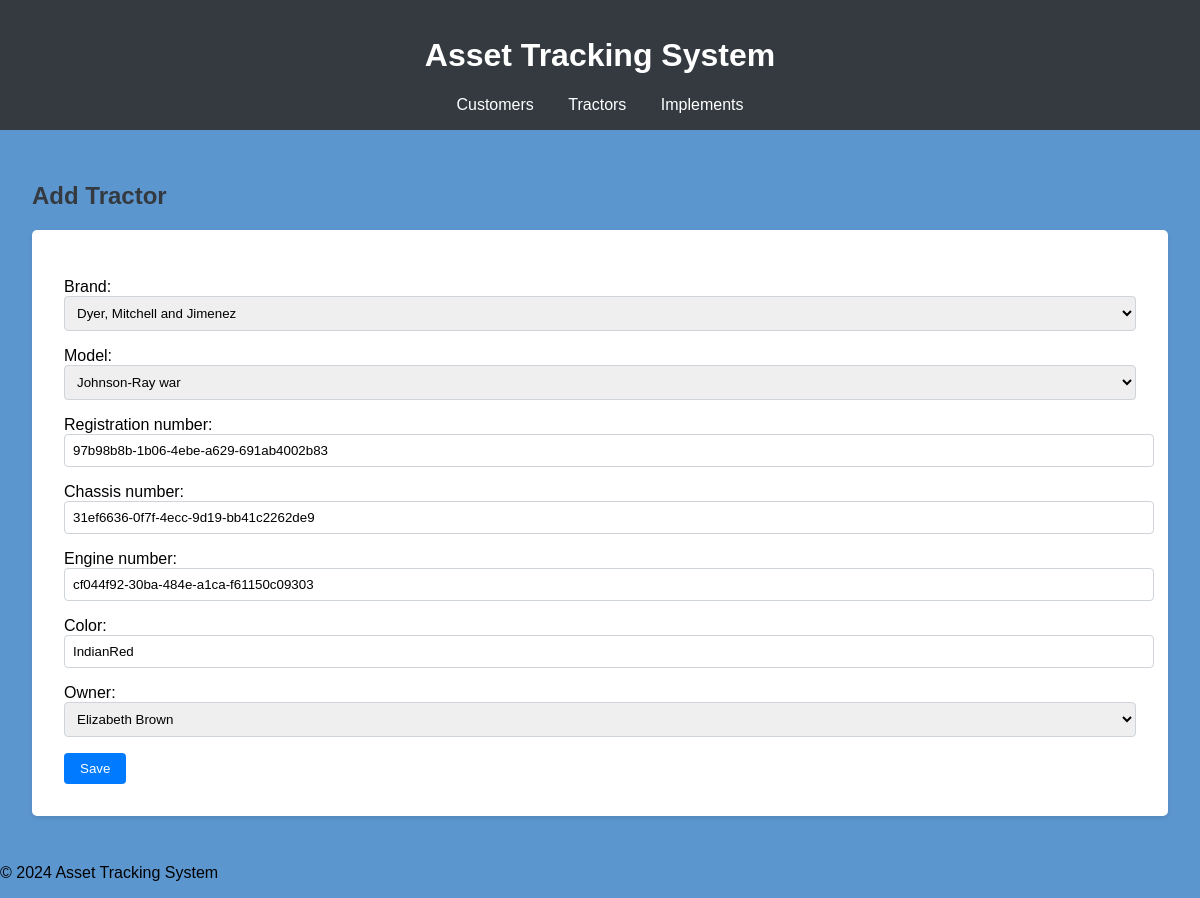
Screenshot of /tracker/tractors/3/edit/ with the database file from the repository.
### tracker/models.py (models this page shows, shortened)
class TractorModel(models.Model):
    brand = models.ForeignKey(TractorBrand, on_delete=models.CASCADE)
    name = models.CharField(max_length=100)
    class Meta:
        db_table = "Tractor Models"
    def __str__(self):
        return f"{self.brand.name} {self.name}"

class TractorDetails(models.Model):
    brand = models.ForeignKey(TractorBrand, on_delete=models.CASCADE)
    model = models.ForeignKey(TractorModel, on_delete=models.CASCADE)
    registration_number = models.CharField(max_length=100, unique=True)
    chassis_number = models.CharField(max_length=100, unique=True)
    engine_number = models.CharField(max_length=100, unique=True)
    color = models.CharField(max_length=50)
    owner = models.ForeignKey(Customer, on_delete=models.SET_NULL, null=True, blank=True, related_name='tractors_owned')
    updated_by = models.ForeignKey(User, on_delete=models.SET_NULL, null=True, blank=True, related_name='tractors_updated')
    class Meta:
        db_table = "Tractor Details"

### tracker/views.py (the view)
# urls.py: path('tractors/<int:pk>/edit/', views.tractor_update, name='tractor_update'),
def tractor_update(request, pk):
    tractor = get_object_or_404(TractorDetails, pk=pk)
    if request.method == 'POST':
        form = TractorForm(request.POST, instance=tractor)
        if form.is_valid():
            old_owner = tractor.owner
            new_tractor = form.save(commit=False)
            new_tractor.updated_by = request.user
            new_tractor.save()
            if old_owner != new_tractor.owner:
                OwnershipHistory.objects.create(
                    tractor=new_tractor,
                    previous_owner=old_owner,
                    new_owner=new_tractor.owner,
                    updated_by=request.user
                )
            return redirect('tractor_list')
    else:
        form = TractorForm(instance=tractor)
    return render(request, 'tracker/tractor_form.html', {'form': form})

### tracker/forms.py
class TractorForm(forms.ModelForm):
    class Meta:
        model = TractorDetails
        fields = ['brand', 'model', 'registration_number', 'chassis_number', 'engine_number', 'color', 'owner']

### tracker/models.py (called while the page is built)
    def __str__(self):
        return f"{self.first_name} {self.last_name}"

    def __str__(self):
        return self.name

### tracker/templates/tracker/tractor_form.html (shortened to what this page needs)
{% extends 'tracker/base_generic.html' %}
{% block content %}
{% load static %}
<h2>Add Tractor</h2>
<form method="post">
    {{ form.as_p }}
    <button type="submit">Save</button>
</form>
{% endblock %}

### asset_tracking/static/css/styles.css (style rules this page uses)
body { font-family: Arial, sans-serif; background-color: #5c96cf; margin: 0; padding: 0; }
h2 { color: #343a40; }
form { background-color: white; padding: 2rem; border-radius: 5px; box-shadow: 0 2px 4px rgba(0, 0, 0, 0.1); }
form input, form select { display: block; width: 100%; margin-bottom: 1rem; padding: 0.5rem; border: 1px solid #ced4da; border-radius: 4px; }
button { background-color: #007bff; color: white; border: none; padding: 0.5rem 1rem; border-radius: 4px; cursor: pointer; }

### rows the page displays
TractorModel: brand "Dyer, Mitchell and Jimenez"
TractorDetails: model "Johnson-Ray war", registration_number "97b98b8b-1b06-4ebe-a629-691ab4002b83", chassis_number "31ef6636-0f7f-4ecc-9d19-bb41c2262de9", engine_number "cf044f92-30ba-484e-a1ca-f61150c09303", color "IndianRed", owner "Elizabeth Brown"
